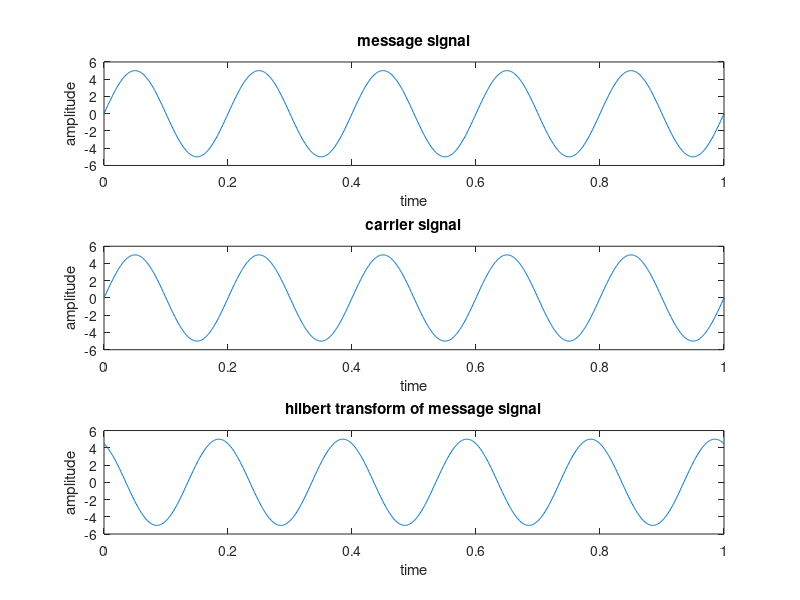
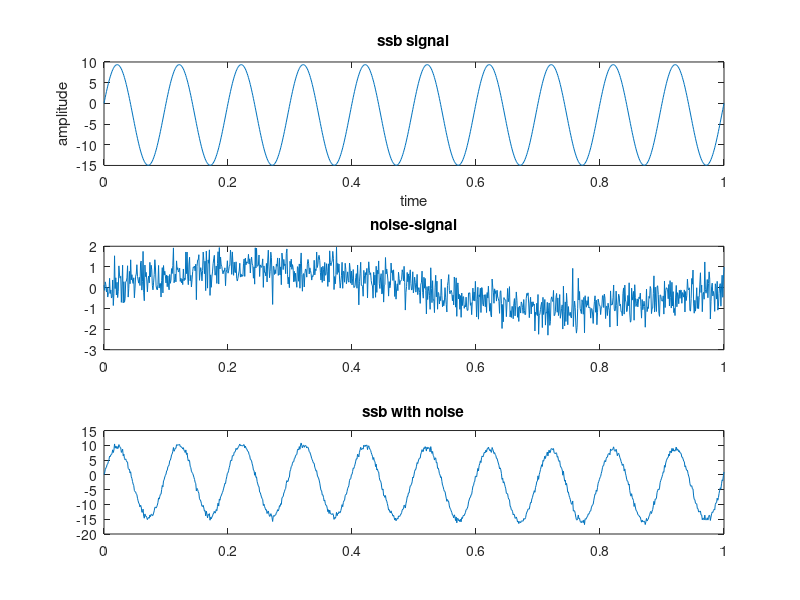
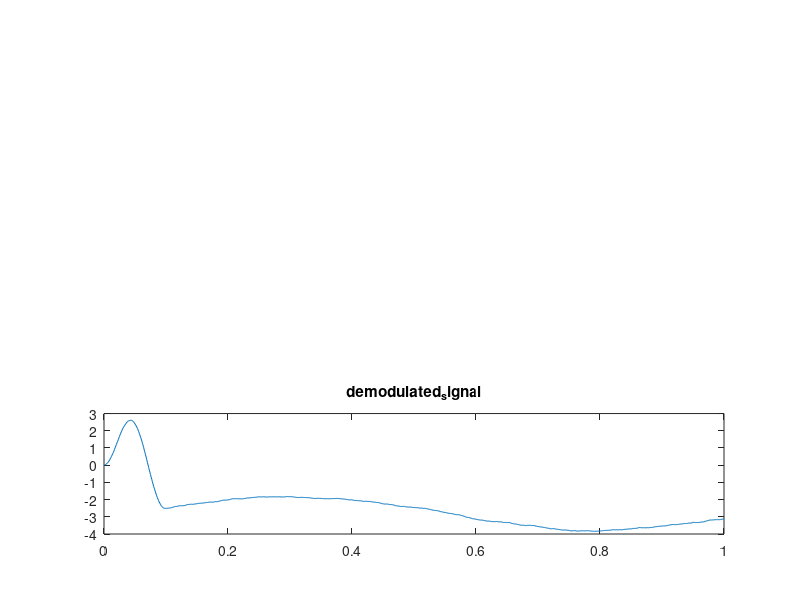

MATLAB code for these plots, in order:
fm=input('frequency of message signal:');
am=input('amplitude of message signal:');
fc=input('frequency of carrier signal:');
ac=input('amplitude of carrier:');
t=0:.001:1;

%message signal
ms=am*sin(2*pi*fm*t);
figure(1);
subplot(3,1,1);
plot(t,ms);
xlabel('time');
ylabel('amplitude');
title('message signal');

%carrier signal
cs=ac*sin(2*pi*fc*t);
subplot(3,1,2);
plot(t,cs);
xlabel('time');
ylabel('amplitude');
title('carrier signal');

%hilbert transform of mesage signal;
htoms=am*sin(2*pi*fm*t+90);
subplot(3,1,3);
plot(t,htoms);
xlabel('time');
ylabel('amplitude');
title('hilbert transform of message signal');

%ssb signal
ssb1=(ac/2)*((ms.*cos(2*pi*fc*t)+(htoms.*sin(2*pi*fc*t))));
figure(2);
subplot(3,1,1);
plot(t,ssb1);
xlabel('time');
ylabel('amplitude');
title('ssb signal');

%noise signal
noise_signal=sin(2*pi*t);
noise_signal=noise_signal+0.5*randn(size(t));
subplot(3,1,2);
plot(t,noise_signal);
title('noise-signal');

%ssb with noise
ssb_noise=ssb1+noise_signal;
subplot(3,1,3);
plot(t,ssb_noise);
title('ssb with noise');

%demodulated signal
fig=100;
b=(1/fig)*ones(1,fig);
a=1;
demodulated_signal=filter(b,a,ssb_noise);
figure(3)
subplot(3,1,3);
plot(t,demodulated_signal);
title('demodulated_signal');














